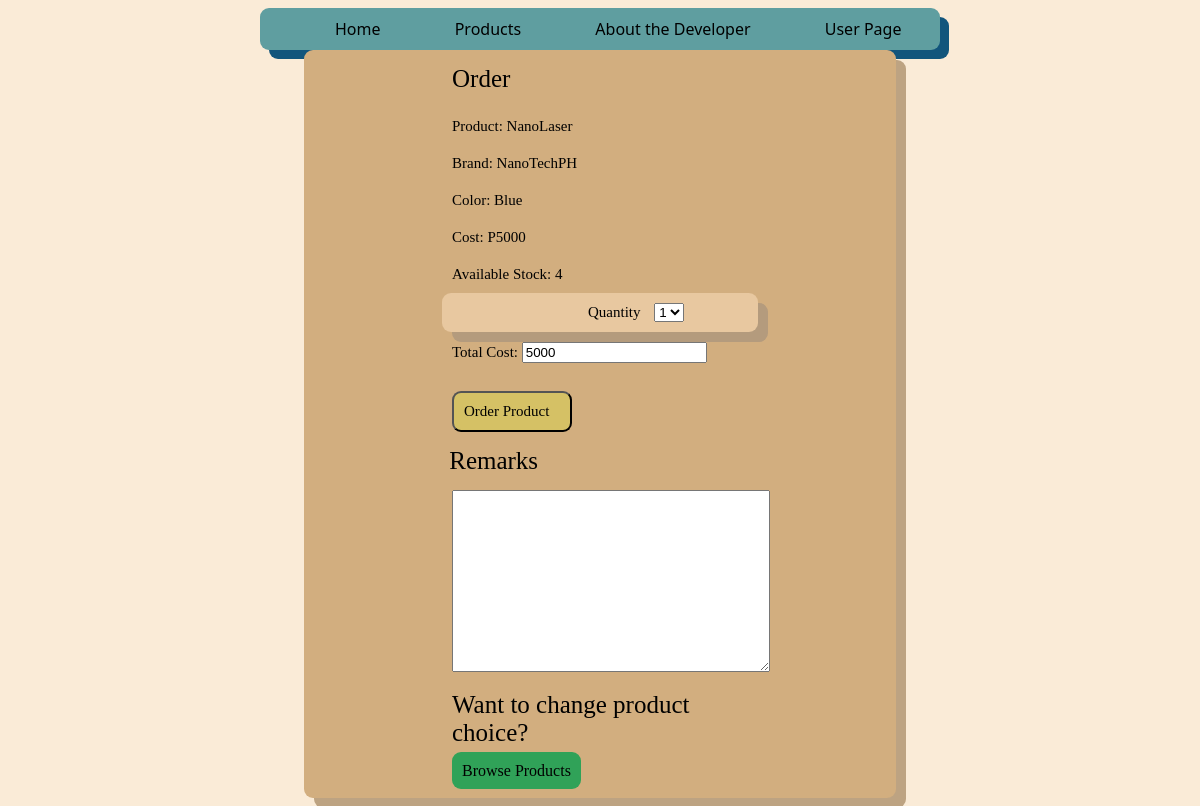
Page /order/1/ (signed in) on the committed database.
### Inventory/models.py (models this page shows)
class Product(models.Model):
    objects = models.Manager()
    Name = models.CharField(max_length=30, unique=True)
    Brand = models.CharField(max_length=30)
    Color = models.CharField(max_length=20)
    Cost = models.CharField(max_length=10)
    Stock = models.BigIntegerField()

### Inventory/views.py (the view)
# urls.py: path('order/<int:pk>/', views.Order, name='order'),
def Order(request,pk):
    CurrentProd = get_object_or_404(Product, pk=pk)
    CUser = get_object_or_404(Userperson, username = request.session['user'])
    if request.method == "POST":
        quantvalue = request.POST.get('drop')
        totalcost3 = request.POST.get('totalcost')
        remark = request.POST.get('remark')
        OrderedProduct.objects.create(Client = CUser, Order = CurrentProd,
        remarks = remark, quantity = quantvalue, totalcost = totalcost3)
        CurrentProd.Stock -= int(quantvalue)
        CurrentProd.save()
        return redirect('Products')
    else:
        array = []
        P = Product.objects.all()
        for x in range(CurrentProd.Stock):
            array.append(x+1)
        return render(request,'Inventory/order.html',{
            'P' : P,
            'Current' : CurrentProd,
            'A' : array,
        })

### Inventory/templates/Inventory/order.html (shortened to what this page needs)
{% extends 'Inventory/base.html' %}
{% load static %}
    {% block content %}
    <form method="POST" action="{% url 'order' pk=Current.pk %}">{% csrf_token %}
        <div class="formblock">
            <div class="Largetext" style="margin: auto; width: 50%;"> Order </div>
            <div class="label"> Product: {{Current.Name}} </div>
            <div class="label"> Brand: {{Current.Brand}} </div>
            <div class="label"> Color: {{Current.Color}} </div>
            <div class="label"> Cost: {{Current.Cost}} </div>
            <div class="label"> Available Stock: {{Current.Stock}} </div>
            <div class="container" style="border: transparent; width: inherit;">
                <div class="label" style="display:inline; margin: auto; margin-left: 10.5vw;"> Quantity </div>
                <select type="text" id="drop" name="drop" style="display:inline;">
                    {% for x in A %}
                        <option type="text" id="num" name="num"> {{x}} </option>
                    {% endfor %}
                </select>
            </div>
            <div class="label">
                Total Cost: <input id="cost" name="totalcost">  </input>
            </div> <br>
            <button class="Submit" id="prelim" type="submit" style="margin: auto; margin-left: 25%; width: 10vw; text-align: left;">
                Order Product
            </button>
            <div class="Largetext" style="margin:auto; margin-left:22%; width:50%;"> Remarks </div>
            <textarea class="forminput" name="remark" type="text" style="margin:auto; margin-left:25%; width:50%; height: 20vh;"> </textarea>
            <div class="Largetext" style="margin: auto; width: 50%; max-width: 100%;"> Want to change product choice? </div>
                <a class="Button" href="{% url 'Products' %}"> Browse Products </a>
            <br><br>
        </div>
    </form>
    {% endblock %}

### Inventory/static/css/home.css (style rules this page uses)
.Largetext { font-size: 25px; font-family: Verdana; margin-bottom: 1vh; padding: 15px; }

### Inventory/static/css/form.css (style rules this page uses)
html { background-color: antiquewhite; }
a { color: black; text-decoration: none; }
.container { padding: 10px; font-family: Verdana; background-color: rgb(232, 200, 160); border: transparent; border-radius: 9px; box-shadow: 10px 10px rgb(180, 155, 125); width: 50vw; margin: auto; max-width: 100%; }
.formblock { margin: auto; max-width: 100%; border: transparent; border-radius: 9px; width: 50%; box-shadow: 10px 10px rgb(189, 163, 130); background-color: rgb(210, 174, 127); }
.label { padding: 10px; font-family: Verdana; font-size: 15px; margin: auto; max-width: 100%; width: 50%; }
.forminput { padding: 10px; margin: auto; max-width: 100%; width: 50%; }
.Button { text-decoration: none; background-color: rgb(48, 162, 88); padding: 10px; margin: auto; margin-left: 25%; max-width: 100%; width: 7vw; text-align: center; border-radius: 9px; }
.Submit { font-family: Verdana; font-size: 15px; background-color: rgb(213, 193, 101); padding: 10px; width: 10vw; max-width: 100%; margin: auto; margin-left: 25%; border-radius: 9px; }

### rows in the picture
Product: Name "NanoLaser", Brand "NanoTechPH", Color "Blue", Cost "P5000", Stock "4"

### other values in the picture
form field drop "1"
